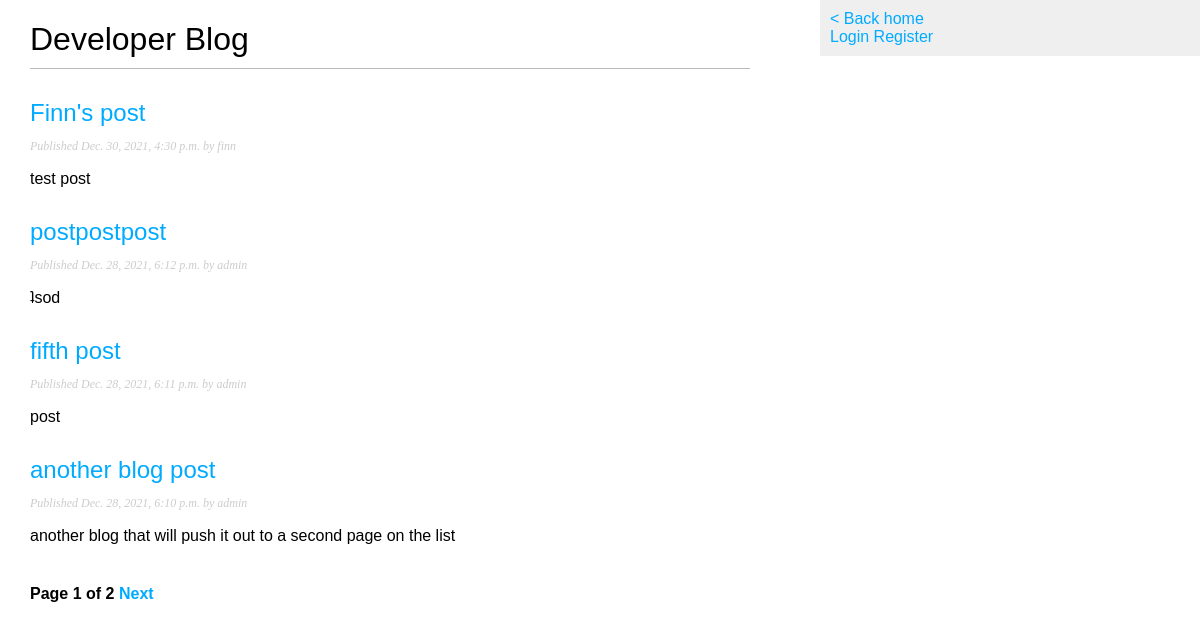
The page / on the database its author committed.
### blog/models.py (models this page shows, shortened)
class Post(models.Model):
    STATUS_CHOICES = (
        ("draft", "Draft"),
        ("published", "Published"),
    )
    title = models.CharField(max_length=250)
    slug = models.SlugField(max_length=250, unique_for_date="publish")
    author = models.ForeignKey(User,
        on_delete=models.CASCADE,
        related_name="blog_posts")
    body = models.TextField()
    publish = models.DateTimeField(default=timezone.now)
    created = models.DateTimeField(auto_now_add=True)
    updated = models.DateTimeField(auto_now_add=True)
    status = models.CharField(max_length=10, choices=STATUS_CHOICES, default="draft")
    objects = models.Manager()
    published = PublishedManager()
    class Meta:
        ordering = ("-publish",)
    def get_absolute_url(self):
        return reverse("blog:post_detail",
                       args=[self.publish.year,
                             self.publish.month,
                             self.publish.day,
                             self.slug])

### blog/views.py (the view)
# urls.py: path("", views.post_list, name="post_list"),
def post_list(request):
    object_list = Post.published.all()
    paginator = Paginator(object_list, 4) # 4 posts in each page
    page = request.GET.get('page')
    try:
        posts = paginator.page(page)
    except PageNotAnInteger:
        posts = paginator.page(1)
    except EmptyPage:
        posts = paginator.page(paginator.num_pages)
    return render(request,
                 'blog/post/list.html',
                 {'page': page,
                  'posts': posts})

### blog/models.py (called while the page is built)
    def get_queryset(self):
        return super(PublishedManager,
                self).get_queryset()\
                    .filter(status='published')

### blog/templates/blog/post/list.html (shortened to what this page needs)
{% extends "blog/base.html" %}
{% block content %}
    <h1>Developer Blog</h1>
    {% for post in posts %}
        <h2>
            <a href="{{post.get_absolute_url}}">
                {{ post.title }}
            </a>
        </h2>
        <p class="date">
            Published {{ post.publish }} by {{ post.author }}
        </p>
        {{ post.body|truncatewords:30|linebreaks}}
    {% endfor %}
    {% include "pagination.html" with page=posts %}
{% endblock %}

### blog/static/css/style.css (style rules this page uses)
body { margin:0; padding:0; font-family:helvetica, sans-serif; }
a { color:#00abff; text-decoration:none; }
h1 { font-weight:normal; border-bottom:1px solid #bbb; padding:0 0 10px 0; }
h2 { font-weight:normal; margin:30px 0 0; }
p.date { color:#ccc; font-family: georgia, serif; font-size: 12px; font-style: italic; }

### rows shown on the page
Post: title "Finn's post", publish "Dec. 30, 2021, 4:30 p.m.", author "finn", body "test post"
Post: title "postpostpost", publish "Dec. 28, 2021, 6:12 p.m.", author "admin", body "ʇsod"
Post: title "fifth post", publish "Dec. 28, 2021, 6:11 p.m.", author "admin", body "post"
Post: title "another blog post", publish "Dec. 28, 2021, 6:10 p.m.", author "admin", body "another blog that will push it out to a second page on the list"

### other values the page prints
{{ page.number }} "1"
{{ page.paginator.num_pages }} "2"
